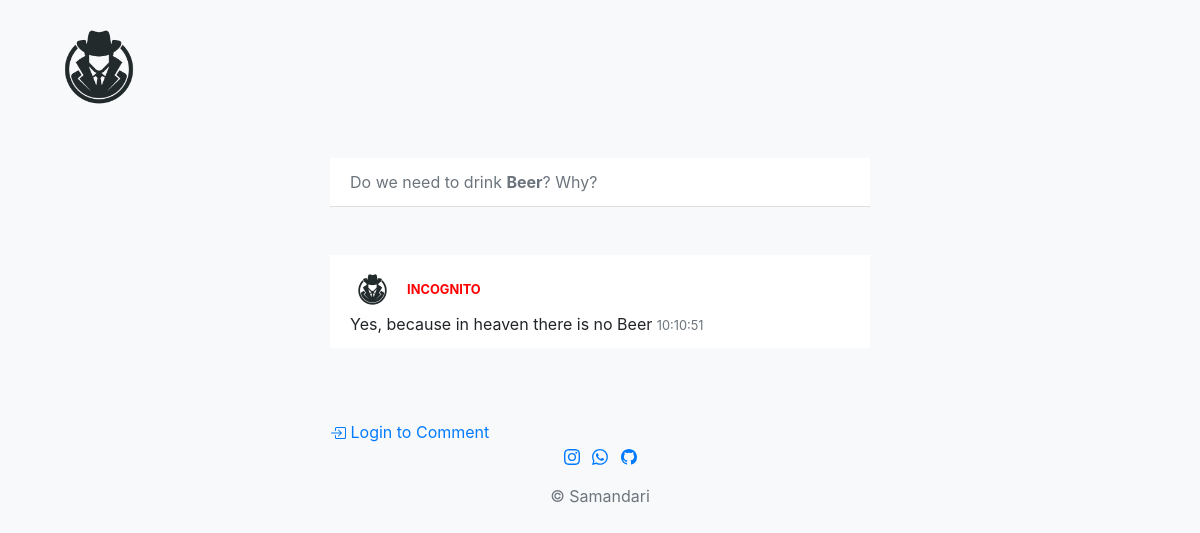
The page / on the database its author committed.
### main.py (models this page shows)
class Comment(db.Model):
    __tablename__ = "comments"
    id = db.Column(db.Integer, primary_key=True)
    content = db.Column(db.Text, nullable=False)
    timestamp = db.Column(db.DateTime, default=datetime.utcnow)
    author_id = db.Column(db.Integer, db.ForeignKey('users.id'))
    comment_author = relationship("User", back_populates="comments")

class User(UserMixin, db.Model):
    __tablename__ = "users"
    id = db.Column(db.Integer, primary_key=True)
    username = db.Column(db.String(50), nullable=False)
    comments = relationship("Comment", back_populates="comment_author")

### main.py (the view, shortened to what this page needs)
@app.route('/', methods=['GET', 'POST'])
def get_all_comments():
    all_messages = Comment.query.all()
    if not hasattr(get_all_comments, 'is_called'):
        setattr(get_all_comments, 'is_called', True)
        user = None
    else:
        user = current_user
    return render_template('index.html', messages=all_messages, current_user=user)

### templates/index.html (shortened to what this page needs)
<!DOCTYPE html>
<html lang="en">
<head>
    <link href="https://stackpath.bootstrapcdn.com/bootstrap/4.5.2/css/bootstrap.min.css" rel="stylesheet">
</head>
<body>
    <nav class="navbar navbar-expand-lg navbar-light bg-light">
        <div class="container">
            <a class="navbar-brand" href="#">
                <div class="logo">
                    <img src="{{ url_for('static', filename='logo.png') }}" alt="Your Logo">
                </div>
            </a>
        </div>
    </nav>
    <div class="container mt-4">
        <div class="row">
            <div class="col-md-6 offset-md-3">
                <ul id="messages" class="list-group list-group-flush">
                    <li class="list-group-item disabled text-break" aria-disabled="true">
                        Do we need to drink <strong>Beer</strong>? Why?
                    </li>
                    <br><br>
                    {% for message in messages %}
                        <li class="list-group-item d-flex align-items-baseline">
                            <div class="containerer">
                                <div class="top-div">
                                    <img src="{{ url_for('static', filename='logo.png') }}" class="logo-user mr-2" alt="Your Logo">
                                    <span class="small text-muted"><span style="color: red;"><strong>{{ message.comment_author.username }}</strong></span></span>
                                </div>
                                <span class="flex-grow-1 text-break">{{ message.content }}
                                    <span class="small text-muted">{{ message.timestamp.strftime('%H:%M:%S') }}</span>
                                </span>
                            </div>
                        </li>
                    {% endfor %}
                </ul>
                {% if current_user.is_authenticated %}
                    <form action="{{ url_for('get_all_comments') }}" method="post" class="mt-3">
                        <div class="input-group">
                                <textarea name="comment" class="form-control text-break" rows="5" placeholder="Type your message..." autofocus></textarea>
                            <input type="hidden" name="timestamp" value="{{ current_timestamp }}">
                        </div>
                        <div class="input-group-append">
                                <button class="btn btn-primary btn-sm" type="submit" id="send">Send</button>
                            <button type="button" class="btn btn-warning btn-sm position-relative" id="refrech" onclick="window.location.reload();">
                              Reload New Comments
                              <span class="position-absolute top-0 start-100 translate-middle badge rounded-pill bg-danger" id="message-count-badge">
                                ?
                              </span>
                            </button>
                        </div>
                    </form>
                {% else %}
                <br><br><br>
                        <a class="icon-link form-signin w-100 m-auto mt-3" href="{{ url_for('login') }}">
                          Login to Comment
                        </a>
                {% endif %}
            </div>
        </div>
    </div>
      <footer class="navbar-fixed-bottom">
    <div class="container">
      <div class="row">
        <div class="col-lg-8 col-md-10 mx-auto">
          <ul class="list-inline text-center">
            <li class="list-inline-item">
              <a href="https://www.instagram.com/sama__ndari?igsh=MWFic2todzA4aGZteg==">
                <span class="fa-stack fa-lg">
                </span>
              </a>
            </li>
            <li class="list-inline-item">
              <a href="https://wa.me/+25777568903">
                <span class="fa-stack fa-lg">
                </span>
              </a>
            </li>
              <li class="list-inline-item">
              <a href="https://wa.me/+25777568903">
                <span class="fa-stack fa-lg">
              </span>
              </a>
            </li>
          </ul>
          <p class="copyright text-muted text-center"> &copy; Samandari</p>
        </div>
      </div>
    </div>
  </footer>
</body>
</html>

### templates/index.html (style rules this page uses)
body { background-color: #f8f9fa; }
.logo img { max-width: 30%; height: auto; border-radius: 50%; }
.logo-user { max-width: 10%; border-radius: 50%; }
.top-div, .bottom-div { width: 100%; }

### rows shown on the page
Comment: comment_author.username "INCOGNITO", content "Yes, because in heaven there is no Beer", timestamp "10:10:51"
